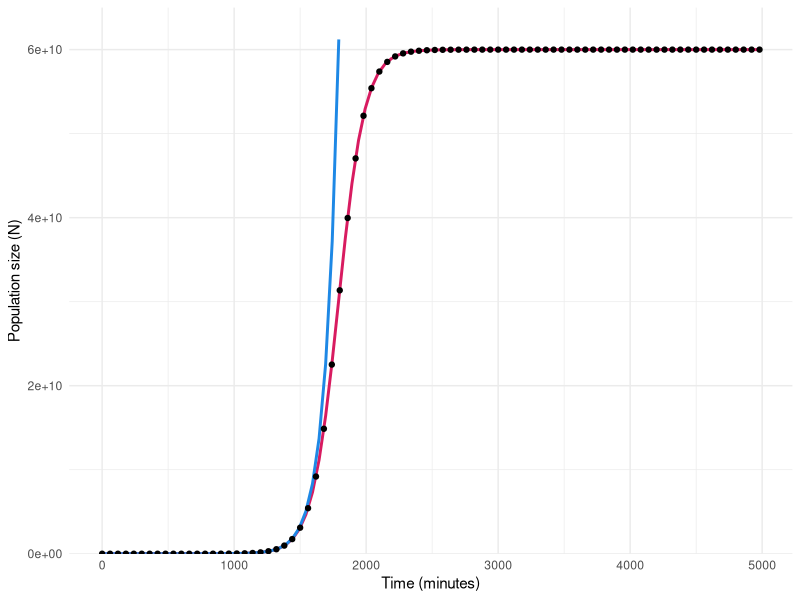

This chart was generated by the following R code:
library(ggplot2)
growth_data <- read.csv("experiment.csv")

#logistic growth function (plot_data_and_model.R)
logistic_fun <- function(t) {
  #this is plotting the values predicted by the model based on the parameters defined below  
  N <- (N0*K*exp(r*t))/(K-N0+N0*exp(r*t))
  return(N)
}

#exponential growth function (question_2.R)
exp_fun <- function(t){
  N <- N0*exp(r*t)
  return(N)
}

#defining parameter values based on my estimates 
N0 <- exp(6.8941709)

r <- 0.0100086 

K <- 6.000e+10 

#plotting the logistic and exponential growth curves
ggplot(aes(t,N), data = growth_data) +#
geom_function(fun=logistic_fun, colour="#D81B60", linewidth=1) +
geom_function(fun=exp_fun, colour="#1E88E5", linewidth = 1) +
  scale_y_continuous(limits = c(0, 6.5e+10), expand = c(0, 0)) + #graph only shows N values within range predicted by logistic model
  geom_point() + #showing raw data to demonstrate how well each model describes data
  xlab("Time (minutes)") +
  ylab("Population size (N)") +
  theme_minimal()
  
